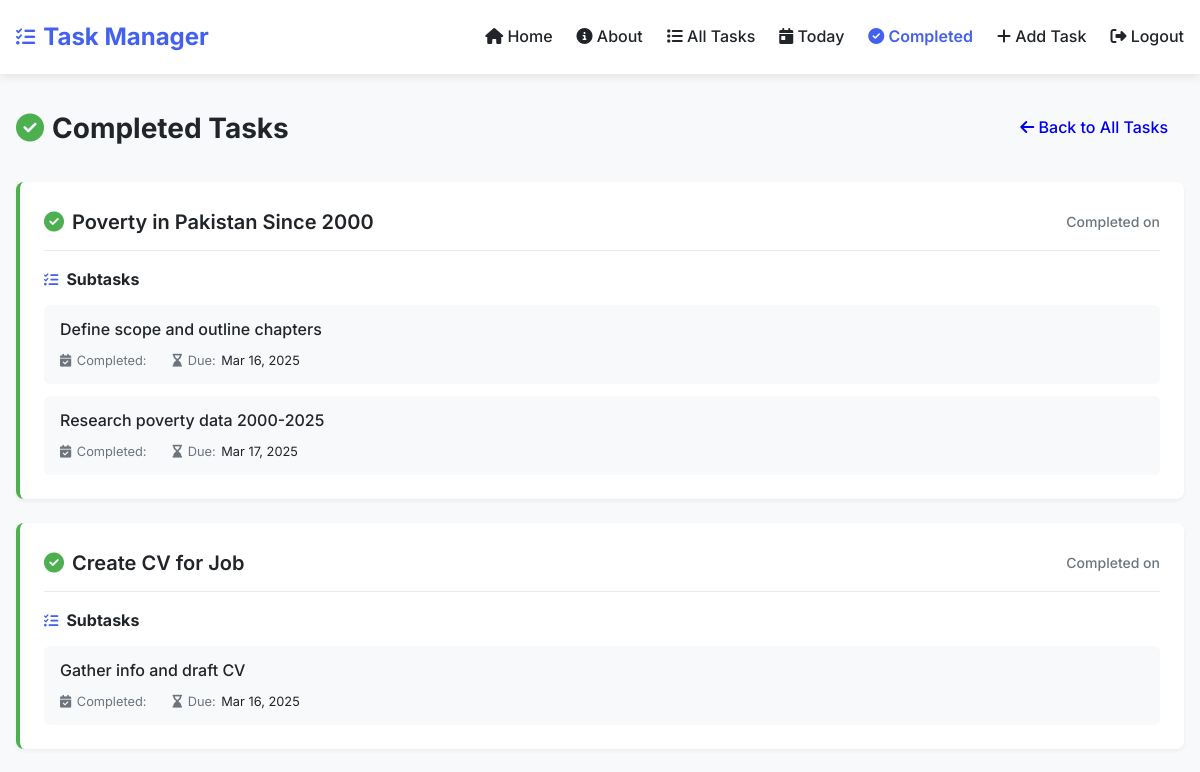
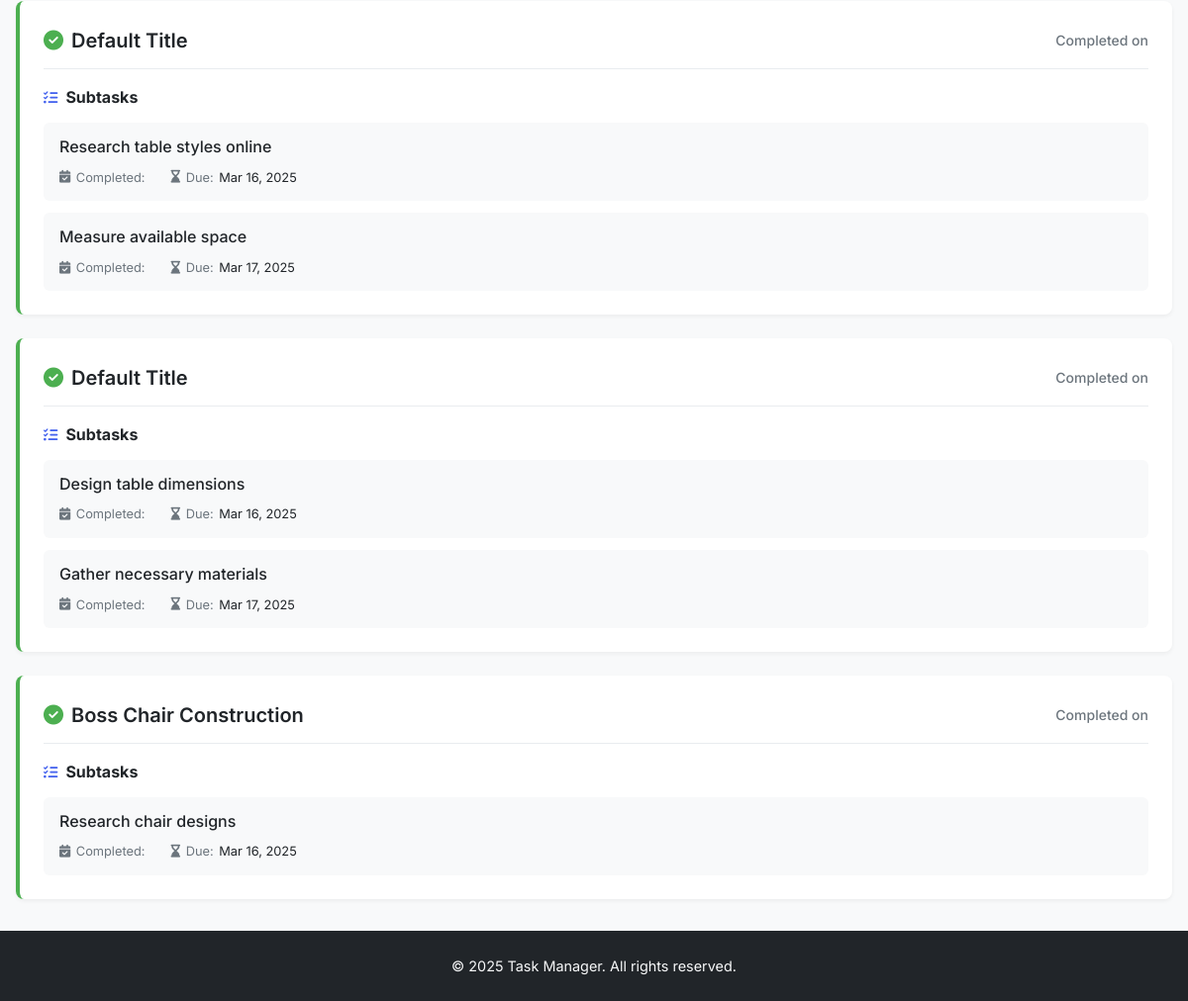
The app's page /completed_tasks/ (signed in) with its own data (2 pictures, top to bottom).
### task_manager/models.py (models this page shows, shortened)
class Task(models.Model):
    description = models.TextField()
    title = models.CharField(max_length=200, blank=True, null=True)  # Add title field
    start_date = models.DateField()
    due_date = models.DateField()
    priority = models.CharField(max_length=10, choices=[
        ('High', 'High'),
        ('Medium', 'Medium'),
        ('Low', 'Low'),
    ])
    completed = models.BooleanField(default=False)

class Subtask(models.Model):
    task = models.ForeignKey(Task, on_delete=models.CASCADE)
    description = models.TextField()
    due_date = models.DateField()
    completed = models.BooleanField(default=False)

### task_manager/views.py (the view)
# urls.py: path("completed_tasks/", views.completed_tasks, name="completed_tasks"),
@login_required
def completed_tasks(request):
    completed_subtasks = Subtask.objects.filter(completed=True)
    completed_tasks_list = []
    for subtask in completed_subtasks:
        if subtask.task not in [item['task'] for item in completed_tasks_list]:
            completed_tasks_list.append({'task': subtask.task, 'subtasks': [subtask]})
        else:
            for item in completed_tasks_list:
                if item['task'] == subtask.task:
                    item['subtasks'].append(subtask)
                    break
    return render(request, 'completed_tasks.html', {'completed_tasks': completed_tasks_list})

### task_manager/templates/completed_tasks.html (shortened to what this page needs)
{% extends 'base.html' %}
{% block content %}
<div class="page-header">
    <div class="page-header-content">
        <h2 class="page-title">
            <i class="fas fa-check-circle"></i> Completed Tasks
        </h2>
        <div class="page-actions">
            <a href="{% url 'all_tasks' %}" class="btn btn-secondary">
                <i class="fas fa-arrow-left"></i> Back to All Tasks
            </a>
        </div>
    </div>
</div>
{% if completed_tasks %}
    <div class="completed-tasks-list">
        {% for item in completed_tasks %}
            <div class="completed-task-card">
                <div class="completed-task-header">
                    <h3 class="completed-task-title">
                        <i class="fas fa-check-circle completed-icon"></i>
                        {{ item.task.title }}
                    </h3>
                    <span class="completed-date">
                        Completed on {{ item.task.completed_date|date:"M d, Y" }}
                    </span>
                </div>
                {% if item.subtasks %}
                    <div class="subtasks-list">
                        <h4 class="subtasks-heading">
                            <i class="fas fa-tasks"></i> Subtasks
                        </h4>
                        <ul class="subtasks">
                            {% for subtask in item.subtasks %}
                                <li class="subtask-item">
                                    <div class="subtask-content">
                                        <span class="subtask-description">{{ subtask.description }}</span>
                                        <span class="subtask-meta">
                                            <i class="fas fa-calendar-check"></i> Completed:
                                        </span>
                                        <span class="subtask-meta">
                                            <i class="fas fa-hourglass-end"></i> Due:
                                            <span class="subtask-date">{{ subtask.due_date|date:"M d, Y" }}</span>
                                        </span>
                                    </div>
                                </li>
                            {% endfor %}
                        </ul>
                    </div>
                {% endif %}
            </div>
        {% endfor %}
    </div>
{% endif %}
{% endblock %}

### task_manager/templates/base.html (style rules this page uses)
:root { --primary: #4361ee; --primary-light: #4895ef; --success: #4CAF50; --success-light: #a7e9af; --danger: #ef476f; --warning: #ffd166; --dark: #212529; --gray: #6c757d; --light: #f8f9fa; --white: #ffffff; }
* { margin: 0; padding: 0; box-sizing: border-box; }
body { font-family: 'Inter', sans-serif; line-height: 1.6; color: var(--dark); background-color: var(--light); padding: 0; margin: 0; }
.btn { display: inline-block; padding: 0.5rem 1rem; border-radius: 4px; font-weight: 500; text-decoration: none; cursor: pointer; transition: all 0.3s; border: none; }

### task_manager/templates/completed_tasks.html (style rules this page uses)
.page-header { margin-bottom: 2rem; }
.page-header-content { display: flex; justify-content: space-between; align-items: center; }
.page-title { font-size: 1.75rem; margin: 0; color: var(--dark); display: flex; align-items: center; gap: 0.5rem; }
.page-title i { color: var(--success); }
.completed-tasks-list { display: flex; flex-direction: column; gap: 1.5rem; }
.completed-task-card { background-color: var(--white); border-radius: 8px; padding: 1.5rem; box-shadow: 0 2px 4px rgba(0, 0, 0, 0.05); border-left: 4px solid var(--success); }
.completed-task-header { display: flex; justify-content: space-between; align-items: center; margin-bottom: 1rem; padding-bottom: 0.75rem; border-bottom: 1px solid #e9ecef; }
.completed-task-title { font-size: 1.25rem; margin: 0; font-weight: 600; display: flex; align-items: center; gap: 0.5rem; }
.completed-icon { color: var(--success); }
.completed-date { color: var(--gray); font-size: 0.875rem; font-weight: 500; }
.subtasks-heading { font-size: 1rem; margin: 0 0 0.75rem 0; color: var(--dark); display: flex; align-items: center; gap: 0.5rem; }
.subtasks-heading i { color: var(--primary); font-size: 0.9rem; }
.subtasks { list-style: none; margin: 0; padding: 0; display: flex; flex-direction: column; gap: 0.75rem; }
.subtask-item { background-color: #f8f9fa; padding: 0.75rem 1rem; border-radius: 6px; display: flex; align-items: center; gap: 0.5rem; }
.subtask-content { flex: 1; }
.subtask-description { display: block; font-weight: 500; margin-bottom: 0.25rem; }
.subtask-meta { display: inline-flex; align-items: center; gap: 0.35rem; color: var(--gray); font-size: 0.8rem; margin-right: 1rem; }
.subtask-date { color: var(--dark); }

### records on screen
Task: task "Poverty in Pakistan Since 2000"
Subtask: description "Define scope and outline chapters", due_date "Mar 16, 2025"
Subtask: description "Research poverty data 2000-2025", due_date "Mar 17, 2025"
Task: task "Create CV for Job"
Subtask: description "Gather info and draft CV", due_date "Mar 16, 2025"
Task: task "Default Title"
Subtask: description "Research table styles online", due_date "Mar 16, 2025"
Subtask: description "Measure available space", due_date "Mar 17, 2025"
Task: task "Default Title"
Subtask: description "Design table dimensions", due_date "Mar 16, 2025"
Subtask: description "Gather necessary materials", due_date "Mar 17, 2025"
Task: task "Boss Chair Construction"
Subtask: description "Research chair designs", due_date "Mar 16, 2025"
